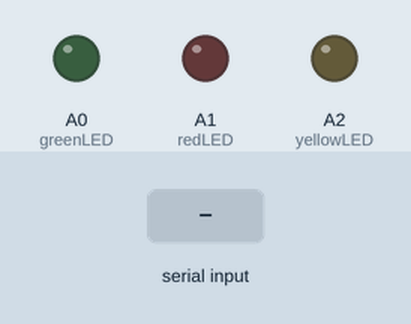
Recording of a sketch running on a simulated Arduino Uno, built with avr-gcc and run on an emulated ATmega328P. Shown: output pins drawn as LEDs (lit = HIGH). Inputs (shaded band) come from the test bench. What the sketch prints to the serial monitor is not drawn.

Above: at 3.2 s.
3.3 s: "True" received over Serial
At 5.5 s:
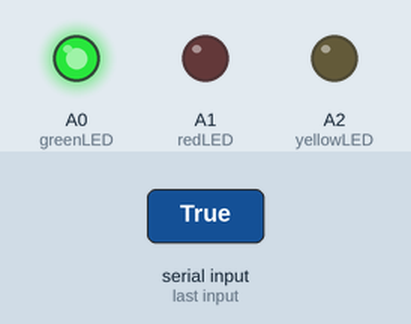
5.8 s: "False" received over Serial
At 7.5 s:
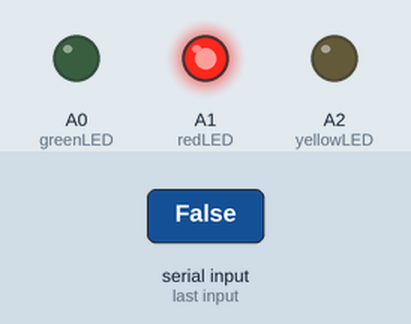
Timing chart, 0 to 9.0 s (numbered marks = the images above; inputs shaded):
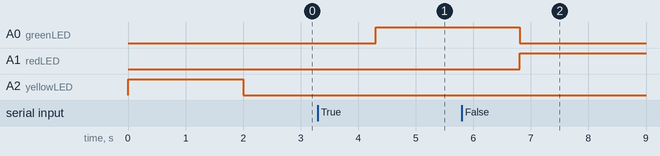

Measured:
- after the input at 3.3 s, A0 (greenLED): LOW → HIGH after 1.0 s
- after the input at 5.8 s, A0 (greenLED): HIGH → LOW after 1.0 s; A1 (redLED): LOW → HIGH after 1.0 s

The sketch:

arduino_code.ino
```cpp
const int greenLED = A0;  // Đèn xanh
const int redLED = A1;    // Đèn đỏ
const int yellowLED = A2; // Đèn vàng

void setup() {
  // Thiết lập các chân LED là đầu ra
  pinMode(greenLED, OUTPUT);
  pinMode(redLED, OUTPUT);
  pinMode(yellowLED, OUTPUT);

  // Khởi động giao tiếp Serial
  Serial.begin(9600);

  // Bật đèn vàng trong 2 giây
  digitalWrite(yellowLED, HIGH);
  delay(2000);
  digitalWrite(yellowLED, LOW);
  Serial.println("start");
}

void loop() {
  // Kiểm tra nếu có dữ liệu từ Serial
  if (Serial.available() > 0) {
    String input = Serial.readString();

    // Loại bỏ ký tự xuống dòng và khoảng trắng thừa
    input.trim();

    // Kiểm tra giá trị đọc được từ Serial
    if (input.equalsIgnoreCase("True")) {
      digitalWrite(greenLED, HIGH);  // Bật đèn xanh
      digitalWrite(redLED, LOW);     // Tắt đèn đỏ
    } else if (input.equalsIgnoreCase("False")) {
      digitalWrite(greenLED, LOW);   // Tắt đèn xanh
      digitalWrite(redLED, HIGH);    // Bật đèn đỏ
    }

  }
}
```
